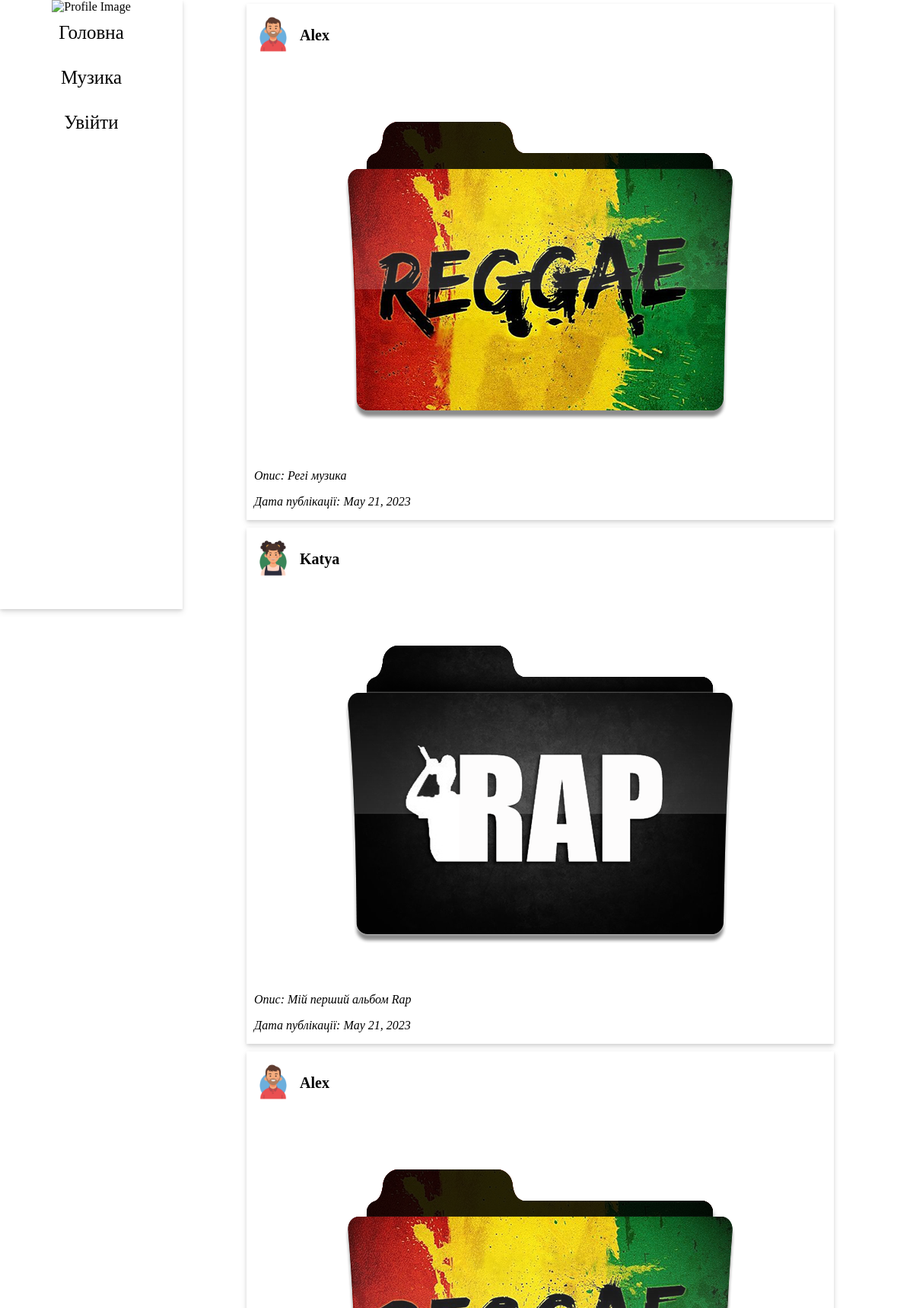
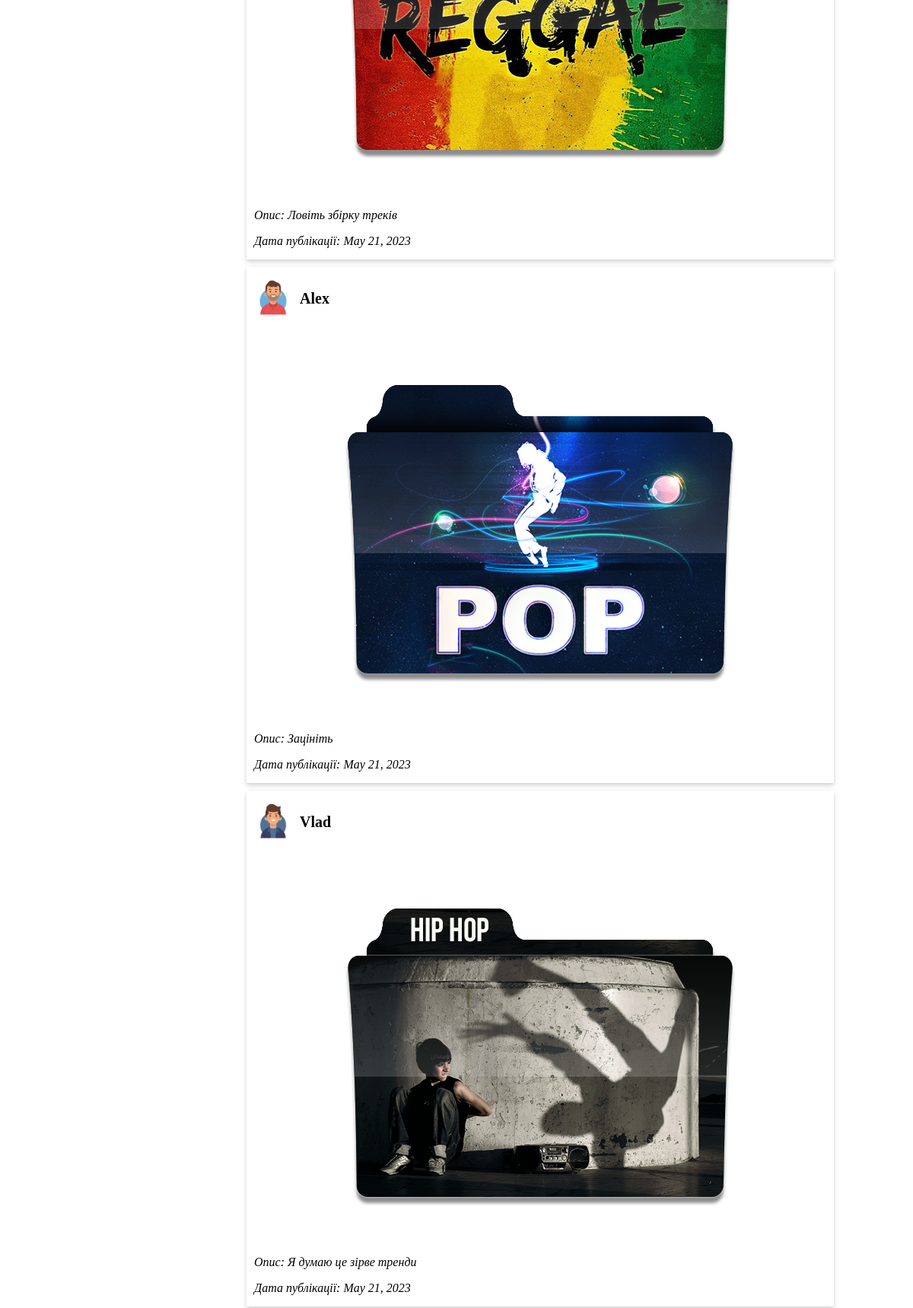
The page / (upper part) on the database its author committed (2 pictures, top to bottom).
### SocialNetworkApp/models.py (models this page shows)
class Post(models.Model):
    post_text = models.CharField(max_length=255)
    post_date = models.DateField()
    user = models.ForeignKey(User, on_delete=models.CASCADE)
    published = models.BooleanField()
    photo_post = models.ImageField(upload_to='post_photos/', default='post_photos/Rap.png')

class Profile(models.Model):
    user = models.OneToOneField(User, on_delete=models.CASCADE)
    phone = models.CharField(max_length=20)
    avatar = models.ImageField(upload_to='avatars/')
    middle_name = models.CharField(max_length=100)
    bio = models.CharField(max_length=255)
    birthday = models.DateField()
    sex = models.BooleanField()
    music_network = models.CharField(max_length=100)

### SocialNetworkApp/views.py (the view)
# urls.py: 2. Add a URL to urlpatterns:  path('', views.home, name='home')
def home(request):
    posts = Post.objects.select_related('user__profile').all()
    comment_dict = {}
    for post in posts:
        comments = Comment.objects.filter(post=post)
        comment_dict[post.id] = comments
    return render(request, 'SocialNetworkApp/home.html', {'posts': posts, 'comment_dict': comment_dict})

### SocialNetworkApp/templates/SocialNetworkApp/home.html (shortened to what this page needs)
{% extends 'SocialNetworkApp/layout.html' %}
{% load static %}
{% block content %}
<div class="post-container-wrapper">
  {% for post in posts %}
  <div class="post-container">
    <div class="user-info">
      <a href="{% url 'profile_user' post.user.username %}">
  <img src="{{ post.user.profile.avatar.url }}" class="user-logo">
</a>
      <p class="username">{{ post.user }}</p>
    </div>
    <div class="post-image">
      <img src="{{ post.photo_post.url }}" class="post-img">
    </div>
    <div class="post-info">
      <p class="post-date">Опис: {{ post.post_text }}</p>
      <p class="post-date">Дата публікації: {{ post.post_date }}</p>
    </div>
  </div>
  {% endfor %}
</div>
{% endblock %}

### SocialNetworkApp/static/SocialNetworkApp/css/main.css (style rules this page uses)
body, html { height: 100%; margin: 0; padding: 0; }
.post-container-wrapper { display: flex; flex-wrap: wrap; justify-content: center; }
.post-container { background-color: white; box-shadow: 0 2px 4px rgba(0, 0, 0, 0.1), 0 4px 8px rgba(0, 0, 0, 0.1); width: 80%; flex-shrink: 0; padding: 10px; margin: 5px; }
.user-info { display: flex; align-items: center; margin-bottom: 10px; }
.user-logo { width: 50px; height: 50px; margin-right: 10px; }
.username { font-weight: bold; font-size: 20px }
.post-image { display:flex; justify-content: center; margin-bottom: 10px; }
.post-img { max-width: 100%; height: auto; }
.post-info { width: 100%; }
.post-date { font-style: italic; margin-bottom: 5px; }

### rows shown on the page
Post: user.profile.avatar (picture), user "Alex", photo_post (picture), post_text "Регі музика", post_date "May 21, 2023"
Post: user.profile.avatar (picture), user "Katya", photo_post (picture), post_text "Мій перший альбом Rap", post_date "May 21, 2023"
Post: user.profile.avatar (picture), user "Alex", photo_post (picture), post_text "Ловіть збірку треків", post_date "May 21, 2023"
Post: user.profile.avatar (picture), user "Alex", photo_post (picture), post_text "Зацініть", post_date "May 21, 2023"
Post: user.profile.avatar (picture), user "Vlad", photo_post (picture), post_text "Я думаю це зірве тренди", post_date "May 21, 2023"
